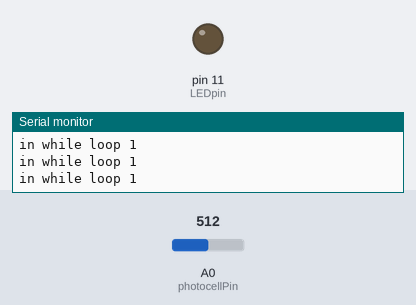
A sketch run on a simulated Arduino Uno, built with avr-gcc and run on an emulated ATmega328P. Parts: output pins drawn as LEDs (lit = HIGH), the last lines printed to the serial monitor. The test bench sets the inputs (shaded band); at power-on: A0 (photocellPin) = 512.

Above: at 1.2 s.
1.3 s: A0 (photocellPin) set to 940
2.9 s: A0 (photocellPin) set to 964
At 3.9 s:
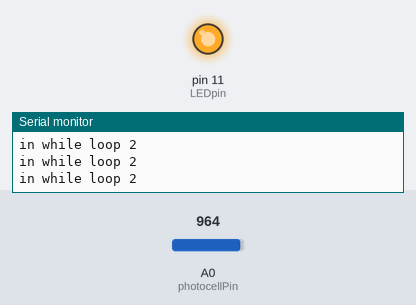
4.4 s: A0 (photocellPin) set to 900
5.9 s: A0 (photocellPin) set to 882
At 6.9 s:
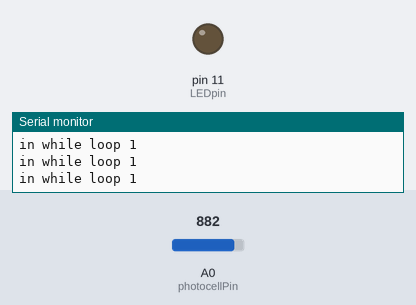
8.9 s: A0 (photocellPin) set to 960
At 9.5 s:
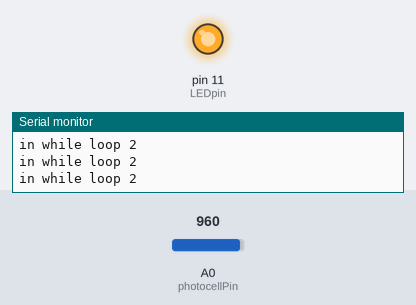
Timing chart, 0 to 11.9 s (numbered marks = the images above; inputs shaded):
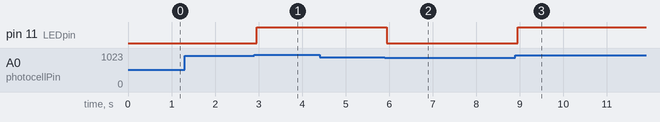

Measured:
- the behaviour switches between 950 and 951 on A0 (photocellPin) (found by bisection; images 0 and 1)
- the behaviour switches between 891 and 890 on A0 (photocellPin) (found by bisection; images 1 and 2)
- after the input at 2.9 s, pin 11 (LEDpin): LOW → HIGH after 0.06 s
- after the input at 5.9 s, pin 11 (LEDpin): HIGH → LOW at once
- after the input at 8.9 s, pin 11 (LEDpin): LOW → HIGH after 0.05 s

The sketch:

sketch_jan17a_lightSensor_LED.ino
```cpp
/* Photocell simple testing sketch.

Connect one end of the photocell to 5V, the other end to Analog 0.
Then connect one end of a 10K resistor from Analog 0 to ground
Connect LED from pin 11 through a resistor to ground
For more information see http://learn.adafruit.com/photocells */

int photocellPin = 0;     // the cell and 10K pulldown are connected to a0
int photocellReading;     // the analog reading from the sensor divider
int LEDpin = 11;          // connect Red LED to pin 11 (PWM pin)
int LEDbrightness;        //
void setup(void) {
  // We'll send debugging information via the Serial monitor
  Serial.begin(9600);
}

void loop(void) {
  photocellReading = analogRead(photocellPin);

  Serial.print("photocellReading = ");
  Serial.println(photocellReading);     // the raw analog reading

  // LED gets brighter the darker it is at the sensor
  // that means we have to -invert- the reading from 0-1023 back to 1023-0
  //photocellReading = 1023 - photocellReading;
  //now we have to map 0-1023 to 0-255 since thats the range analogWrite uses
  LEDbrightness = map(photocellReading, 0,1023, 0, 255);
  while(photocellReading <= 890)
 {LEDbrightness = 0;
  photocellReading = analogRead(photocellPin);
  Serial.println("in while loop 1 ");
  analogWrite(LEDpin, LEDbrightness);
  }

  while(photocellReading > 950)
 { LEDbrightness = 255;
  photocellReading = analogRead(photocellPin);
  if(photocellReading < 950){
    break;
    }
     Serial.println("in while loop 2 ");
     analogWrite(LEDpin, LEDbrightness);
  }
 // analogWrite(LEDpin, LEDbrightness);
   Serial.print("LEDbrightness = ");
  Serial.println(LEDbrightness);

  delay(100);
}
```
